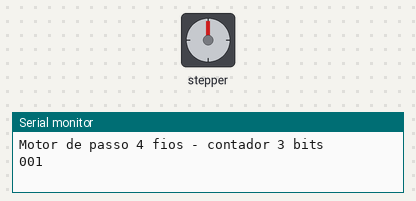
The sketch below on a simulated Arduino Uno, built with avr-gcc and run on an emulated ATmega328P. Parts: stepper motor, the last lines printed to the serial monitor. Stepper angles assume 200 steps per turn.

Above: at 0.05 s.
At 9.96 s:
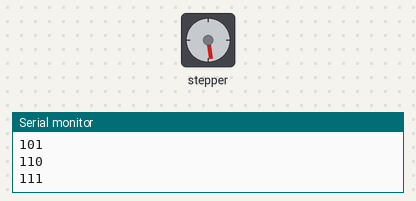
At 19.98 s:
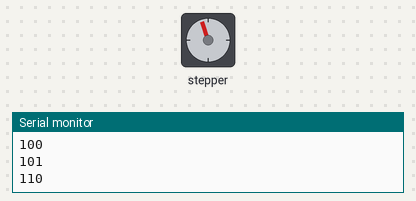
At 39.92 s:
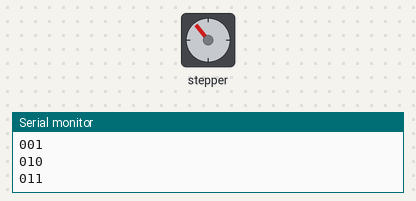
Timing chart, 0 to 40.0 s (numbered marks = the images above):
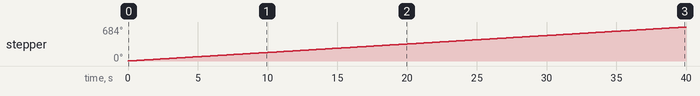

The sketch:

testepasso_referencia.ino
```cpp
#include <Stepper.h>

#define STEPS_PER_REV 200

#define IN1 2
#define IN2 3
#define IN3 4
#define IN4 5

Stepper motor(STEPS_PER_REV, IN1, IN3, IN2, IN4);

void setup() {
  Serial.begin(9600);
  motor.setSpeed(60);
  Serial.println("Motor de passo 4 fios - contador 3 bits");
}

void loop() {
  static int contador = 0;
  contador = (contador + 1) % 8;

  Serial.print((contador >> 2) & 1);
  Serial.print((contador >> 1) & 1);
  Serial.println(contador & 1);

  motor.step(1);

  delay(100);
}
```

Measured:
- by itself, stepper: keeps turning clockwise at about 17°/s
